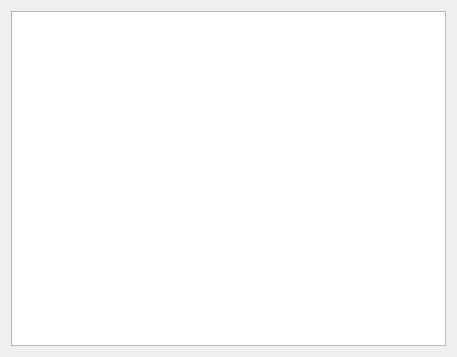
<?xml version="1.0" encoding="UTF-8"?>
<ui version="4.0">
 <class>PlotArrangementDialog</class>
 <widget class="QDialog" name="PlotArrangementDialog">
  <property name="geometry">
   <rect>
    <x>0</x>
    <y>0</y>
    <width>457</width>
    <height>357</height>
   </rect>
  </property>
  <property name="windowTitle">
   <string>Current Plot Arrangement</string>
  </property>
  <layout class="QHBoxLayout" name="horizontalLayout">
   <item>
    <widget class="QPlainTextEdit" name="plainTextEdit">
     <property name="readOnly">
      <bool>true</bool>
     </property>
    </widget>
   </item>
  </layout>
 </widget>
 <layoutdefault spacing="6" margin="11"/>
 <resources/>
 <connections/>
</ui>
